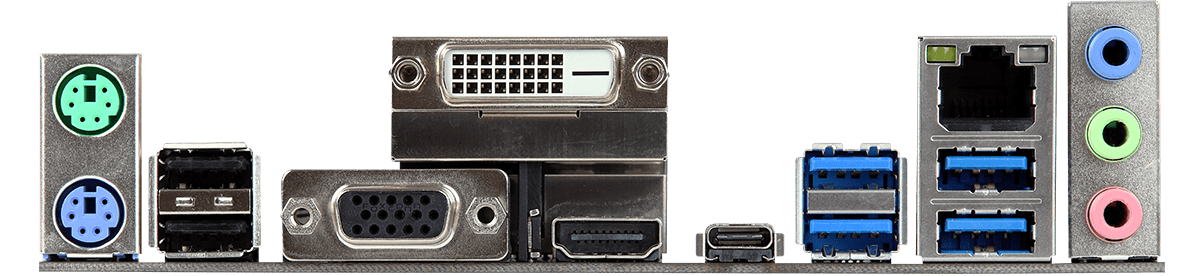
#> input picture Website/B450M Pro4-F(L5).png, 1200 x 276 px; its folder holds only this picture in this run
$ python -i TemplateMatching.py   (imports and definitions only)
#> lines starting #> are read from the running program, lines starting #| are printed output that depends on the picture; after the words box and inside, x2 and y2 are one past the last pixel; in counts of white or black regions, pixels touching at a corner belong together
import numpy as np
import cv2 as cv, cv2
from matplotlib import pyplot as plt
import os

port_id_dict = {"ethernet":     1, 1:"ethernet",
                "usb":  2, 2:"usb",
                "audio":3, 3:"audio",
                "2usb": 4, 4:"2usb",
                "ps2-wifi":     6, 6:"ps2-wifi",
                "displayport":  5, 5:"displayport",
                "dvi":7, 7:"dvi",
                "com":8, 8:"com",
                }

def getConnectedWithStat (inp_img):
    num_labels, labels, stats, centroids = cv.connectedComponentsWithStats(
        inp_img, connectivity = 4
    )
    # FORMAT:
    #centroids[i]: (x, y)
    #labels.shape = (312, 1102)
    #stats.shape = (number of labels, 5)
    #stats[i]: [CC_STAT_LEFT, CC_STAT_TOP, CC_STAT_WIDTH, CC_STAT_HEIGHT, CC_STAT_AREA]
    #centroids.shape = (number of labels, 2) (Probably x and y)

    components = []
    for i in range(1, num_labels):
        x, y, w, h, area = stats[i]
        if area < 50:   # noise filter
            continue
        mask = (labels == i).astype(np.uint8) * 255
        components.append({
            "label": i,
            "bbox": (x, y, w, h),
            "area": area,
            "mask": mask,
            "centroid": centroids[i]
        })
    areas = [c["area"] for c in components]
    components_sorted = sorted(components, key = lambda c: c["area"], reverse=True)
    areas_sorted = sorted(areas, reverse=True)
    return components_sorted, areas_sorted

def cleaningConnectedCompoents(inp_img):
    components_sorted, areas_sorted = getConnectedWithStat (inp_img.astype (np.uint8))
    top_cap = 9000
    bot_cap = 200
    circle_cap = 1000
    delete_mask = np.zeros(components_sorted[0]["mask"].shape)
    keep_mask = np.zeros(components_sorted[0]["mask"].shape)
    for i in range (0, len(components_sorted)):
        temp_width = components_sorted[i]["bbox"][2]
        temp_height = components_sorted[i]["bbox"][3]
        if ((areas_sorted[i] > top_cap) or #If region too big
            (areas_sorted[i] < bot_cap) or #If region too small
            (areas_sorted[i] < circle_cap and ((temp_height/temp_width > 1.4) or (temp_width/temp_height>1.4) or (temp_height*temp_width/components_sorted[i]["area"]>1.25))) or #If region is kinda small but not a circle shape, or has huge hole in middle or weird shape
            (temp_height/temp_width > 2.25) or #If region too "tall"
            (temp_width/temp_height > 4.5) #If region too "wide", tested DVI cua B350m mortar thi ratio la 3.75
            or (temp_height*temp_width/components_sorted[i]["area"]>1.5)  #If region shape is too weird (bounding box is twice as large as area)
            ):
            delete_mask = delete_mask + components_sorted[i]["mask"]
        else:
            keep_mask = keep_mask + components_sorted[i]["mask"]
    kernel = cv.getStructuringElement(cv.MORPH_ELLIPSE, (7, 7))[2:-2] #ElLIPSE DOES NOT LIKE EVEN NUMBER
    keep_mask_closed = cv.morphologyEx(keep_mask, cv.MORPH_CLOSE, kernel, iterations=1)
    return keep_mask_closed

def port_detect_heuristic (SingleConnectedComponent):
    x, y, w, h = SingleConnectedComponent["bbox"]
    area = SingleConnectedComponent["area"]
    full_mask = np.copy(SingleConnectedComponent["mask"])
    mask = np.copy(full_mask)[y:y+h, x:x+w]
    centroid = SingleConnectedComponent["centroid"]
    if (95>w) and (w > 58) and     (95 > h) and    (h > 55):
        if ((np.sum(mask[0:12]!=0) / (12*w)) < 0.5) or ((np.sum(mask[0:30]!=0) / (30*w)) < 0.75):
            return port_id_dict ["ethernet"]
        else:
            print ("Ethernet candidate rejected: ", w, h)
    if (w > 320) and (80 > h):
        return port_id_dict["com"]
    if (w > 150) and (80 > h):
        return port_id_dict["dvi"]
    if (95 > w) and     (w  > 50) and   (45 > h) and (h > 15):
        return port_id_dict ["usb"]
    elif (140 > w) and  (w  >= 100) and   (58 > h) and (h > 15):
        return port_id_dict ["displayport"]

    if (w/h > 0.66) and (h/w > 0.66):  #If circular
        if (45 > w) and (45 > h): #And small size
            return port_id_dict ["audio"]
        if (80 > w) and (80 > h): #But if big size, maybe adding circle check? But does the heuristic need to be *that* precise?
            return port_id_dict ["ps2-wifi"]

    if (95 > w)  and   (w  > 50)  and   (120 > h) and (h > 80):
        return port_id_dict ["2usb"] #ps2 de bi lon thanh 2usb
def textOverlayOnImage (img, text_string, x, y):
    font                   = cv2.FONT_HERSHEY_SIMPLEX
    bottomLeftCornerOfText = (x, y)
    fontScale              = 1
    fontColor              = (125)
    thickness              = 1
    lineType               = 2
    img = cv2.putText(  img,
                        text_string,
                        bottomLeftCornerOfText,
                        font,
                        fontScale,
                        fontColor,
                        thickness,
                        lineType)
    return img

def show_Canny (img_path):
    #Output:
    #   - result_list_port_position with format: list(dict{"port_id": int, "centroid": list of 2 int})
    #  result_text_overlayed_img, result_mask, both are binary image of size (1100, 310)
#> called with img_path = 'B450M Pro4-F(L5).png'
    img = cv.imread(img_path, cv.IMREAD_GRAYSCALE) #CLAHE Applicable
#> img: shape (276, 1200); min 0, max 255, mean 167.9
    img = cv2.resize (img, (1100, 310))
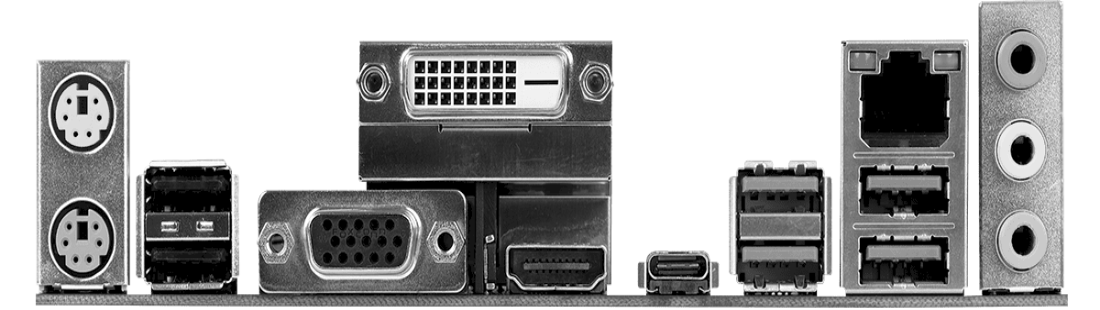
#> img: shape (310, 1100); min 0, max 255, mean 167.8

    #Canny edge detection, then morphology close, then invert it, then OPEN it up, then adding a border of size 1 around (to get connected components later on).
    edges = cv.Canny(cv.blur(img, (11, 11)), 40, 120)
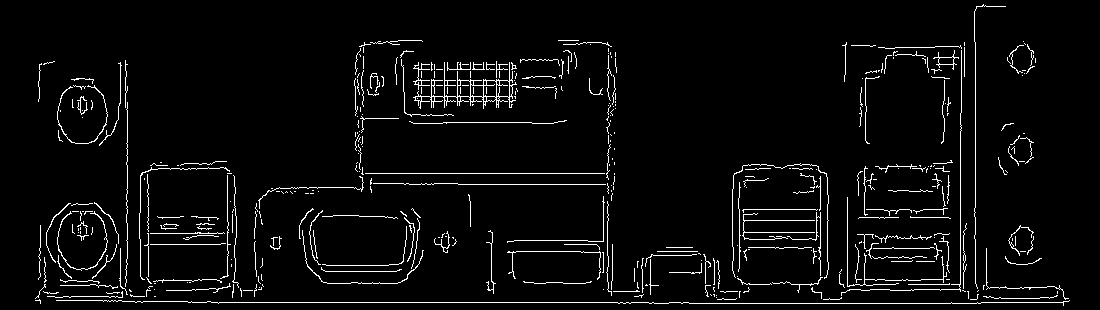
#> edges: shape (310, 1100); 4.2% white in thin lines or dots
    kernel = cv.getStructuringElement(cv.MORPH_ELLIPSE, (7, 7)) #(cv.MORPH_RECT, (5, 5))
    closed = cv.morphologyEx(edges, cv.MORPH_CLOSE, kernel, iterations=2) #THINNING_ZHANGSUEN possible
#> closed: shape (310, 1100); 18% white; 14 white regions (2 under 20 px), largest, box (x1, y1, x2, y2) and area: (35, 0, 1070, 310) 56335, (299, 208, 424, 284) 3497, (1005, 225, 1042, 265) 557
    closed_invert = np.max(closed) - closed
    kernel = cv.getStructuringElement(cv.MORPH_RECT, (7, 7))
    closed_invert = cv.morphologyEx(closed_invert, cv.MORPH_OPEN, kernel, iterations=1)
#> closed_invert: shape (310, 1100); 81.5% white; 12 black regions (1 under 20 px), largest, box (x1, y1, x2, y2) and area: (35, 0, 1070, 310) 57682, (299, 208, 424, 284) 3549, (1005, 225, 1042, 265) 574
    closed_invert = cv2.copyMakeBorder(closed_invert,1,1,1,1,cv2.BORDER_CONSTANT,value=255)
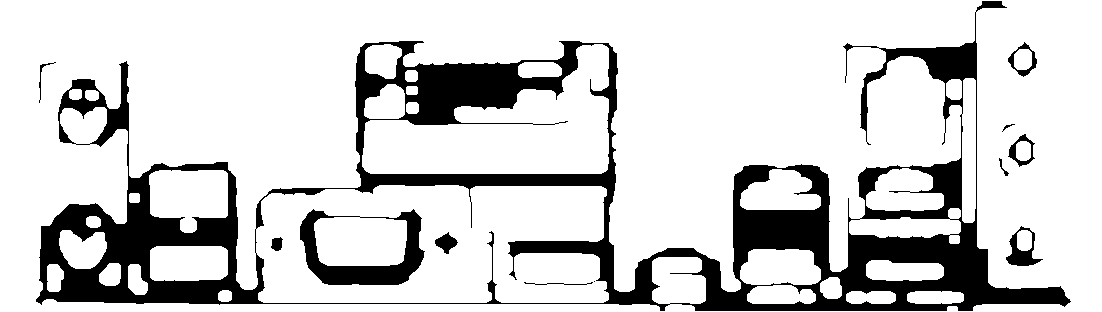
#> closed_invert: shape (312, 1102); 81.7% white; 12 black regions (1 under 20 px), largest, box (x1, y1, x2, y2) and area: (36, 1, 1071, 311) 57682, (300, 209, 425, 285) 3549, (1006, 226, 1043, 266) 574

    #Get connected components, then clean it, repeat until the ConnectedWithStat result does not change anymore.
    old_components_sorted, old_areas_sorted = None, None
    display_img_list = []
    result_mask = np.copy(closed_invert)
    while len(display_img_list) < 3: #Run at most 3 times, else wtf is wrong?
        result_mask = cleaningConnectedCompoents (result_mask.astype (np.uint8))
        components_sorted, areas_sorted = getConnectedWithStat (result_mask.astype (np.uint8))
        if (old_areas_sorted is None) or (areas_sorted != old_areas_sorted):
            old_areas_sorted = areas_sorted
            display_img_list.append (result_mask)
        else:
            break
#> this loop made 2 passes
#> pass 1, in getConnectedWithStat, `num_labels, labels, stats, centroids = cv.connectedComponentsWithStats..`:
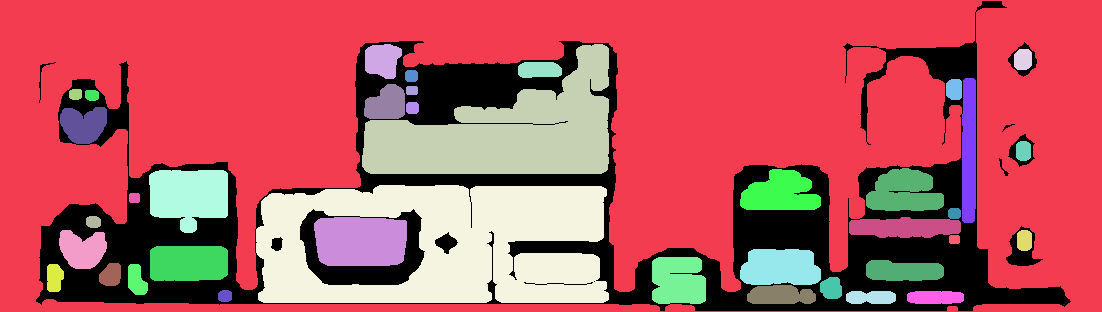
#> labels: shape (312, 1102) int32; 40 distinct labels, from 0 to 39; one colour per label, 0 black
#> pass 1, in getConnectedWithStat (call 2), `num_labels, labels, stats, centroids = cv.connectedComponentsWithStats..`:
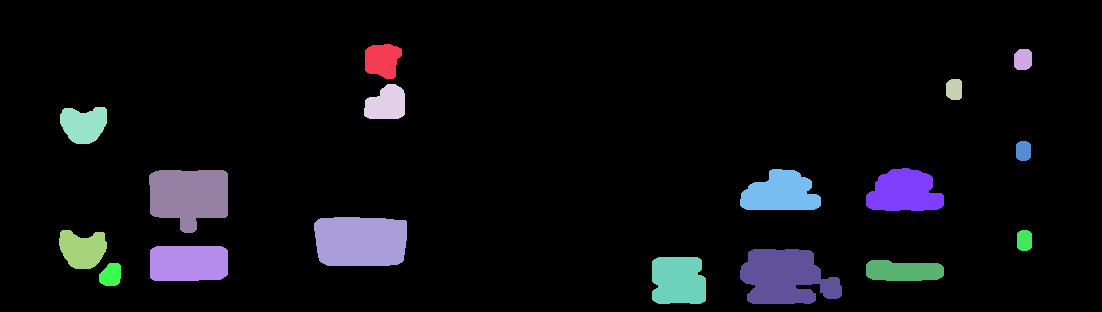
#> labels: shape (312, 1102) int32; 18 distinct labels, from 0 to 17; one colour per label, 0 black
#> after the loop, display_img_list = 1 item
    del old_components_sorted, old_areas_sorted

    #Got final connected components with the assumption that they are disconnected and resembling ports
    result_list_port_position = []
    result_text_overlayed_img = np.copy(result_mask)
    for component in components_sorted:
        port_id = port_detect_heuristic (component) #Port determination
        if (port_id is None):
            continue
        result_text_overlayed_img = textOverlayOnImage (result_text_overlayed_img, port_id_dict[port_id], component["bbox"][0], component["bbox"][1])
        #rescale centroid from fixed pixel position to percentage.
        gay_ass_centroid = [component["centroid"][0]/1100.0, component["centroid"][1]/310.0]#Centroid la correct nhat.
        #gay_ass_centroid = [component["bbox"][0]/1100.0, component["bbox"][1]/310.0]       # Vi bbox bị ảnh hưởng nếu chỉ nhận diện được partial
        result_list_port_position.append ({"port_id": port_id, "centroid": gay_ass_centroid})
#> this loop made 17 passes
#> (x in port_detect_heuristic, y in port_detect_heuristic, w in port_detect_heuristic, h in port_detect_heuristic, area in port_detect_heuristic, centroid in port_detect_heuristic, port_id, gay_ass_centroid) on passes 2 to 12: (740, 249, 102, 55, 4148, [785.1, 276.9], 5, [0.714, 0.893]), (149, 170, 79, 63, 3931, [188.6, 195.5], 6, [0.171, 0.631]), (150, 246, 78, 35, 2649, [188.1, 262.8], 2, [0.171, 0.848]), (866, 168, 78, 43, 2545, [904, 191.7], 2, [0.822, 0.618]), (740, 169, 81, 41, 2442, [780.4, 192.7], 2, [0.709, 0.622]), (652, 257, 54, 47, 2350, [678, 280.2], 6, [0.616, 0.904]), (59, 230, 48, 39, 1398, [82.17, 248.8], 6, [0.0747, 0.803]), (866, 260, 78, 21, 1388, [903.1, 270.7], 2, [0.821, 0.873]), (60, 107, 47, 37, 1342, [83.29, 124], 6, [0.0757, 0.4]), (364, 84, 41, 35, 1130, [386, 103.5], 3, [0.351, 0.334]), (365, 44, 37, 35, 1014, [382.1, 59.79], 3, [0.347, 0.193])
#> (x in port_detect_heuristic, y in port_detect_heuristic, w in port_detect_heuristic, h in port_detect_heuristic, area in port_detect_heuristic, centroid in port_detect_heuristic) on pass 1: (314, 217, 93, 49, 4233, [360.2, 240.9])
#| Ethernet candidate rejected:  79 63
#> pass 1, in port_detect_heuristic, `mask = np.copy(full_mask)[y:y+h, x:x+w]`:
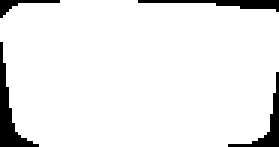
#> mask: shape (49, 93) (shown 3 times larger); 92.9% white; 4 black regions, box (x1, y1, x2, y2) and area: (0, 14, 13, 49) 125, (46, 0, 93, 4) 82, (76, 24, 93, 49) 81, (0, 0, 20, 6) 36
#> after the loop:
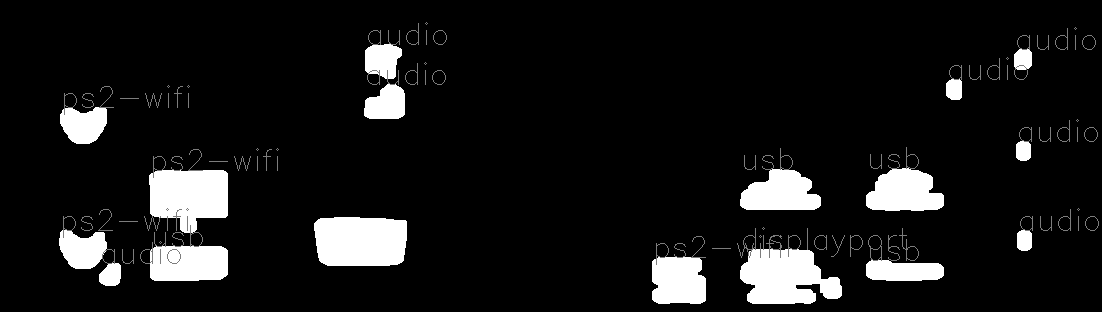
#> result_text_overlayed_img: shape (312, 1102) float64; min 0, max 255, mean 23.4
#> after the loop, result_list_port_position = 16 items

    def show_img (img, edges, closed, closed_invert, img_path, display_img_list, result_text_overlayed_img):
        img = np.vstack((img, edges, closed, closed_invert[1:-1, 1:-1])) #, closed_thinned
        cv2.imshow(img_path, img)
        display_img_list.append (result_text_overlayed_img)
        mask_process_img = np.vstack(display_img_list) #delete_mask, keep_mask,
        cv2.imshow ("inp, deleted, keep, keep_mask_closed", mask_process_img)
    #show_img(img, edges, closed, closed_invert, img_path, display_img_list, result_text_overlayed_img)
    return result_list_port_position, result_text_overlayed_img, result_mask
# [9 lines not run here, left out]

    #cv2.waitKey(0)
    #cv2.destroyAllWindows()

>>> result = show_Canny('B450M Pro4-F(L5).png')
